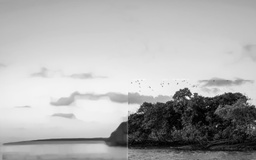
#> input picture src/processed/Suavizar_(1).jpg, 256 x 160 px, shrunk from 1024 x 641 before the run, found by its file name
$ python FiltroPassaBaixa.py
#> lines starting #> are read from the running program, lines starting #| are printed output that depends on the picture
'''
Este programa contem implementações de filtros espaciais de mediana, máximo e aguçamento via Laplaciano a fim de
processar imagens removendo pixels indesejados e melhorando a qualidade de imagens.
'''

import cv2
import numpy as np
import time
import sys
import os

'''Implementação do filtro de mediana.'''
def get_median(list):
    list = sorted(list)
    tamanhoLista = len(list)
    meio = int(tamanhoLista / 2)
    if tamanhoLista % 2 == 0:
        medianA = list[meio]
        medianB = list[meio-1]
        median = (medianA + medianB) / 2
    else:
        median = list[meio + 1]
    return median

def getFiltro(tamanhoJanela):
    filtro = np.zeros((tamanhoJanela, tamanhoJanela), int)
    return filtro

'''Determina se a imagem possui algum quadrante com uma com pixels mais escuros que outros ou se contém distancia
da média em todos os quadrantes'''
def get_quadrant_lower_intensity(img):
    width, height = img.shape[1], img.shape[0]
    metade_altura = int(height / 2)
    metade_largura = int(width / 2)
    min_pixel_primeiro_quadrante = 0
    min_pixel_segundo_quadrante = 0
    min_pixel_terceiro_quadrante = 0
    min_pixel_quarto_quadrante = 0
    min_pixel = 0
    for y in range(height):
        for x in range(width):
            atual_intensity = img[y,x]

            if(y < metade_altura and x < metade_largura):
                min_pixel_segundo_quadrante += atual_intensity

            if(y < metade_altura and x >= metade_largura):
                min_pixel_primeiro_quadrante += atual_intensity

            if(y > metade_altura and x < metade_largura):
                min_pixel_terceiro_quadrante += atual_intensity

            if(y > metade_altura and x >= metade_largura):
                min_pixel_quarto_quadrante += atual_intensity

            atual_intensity = 0
    lista = [min_pixel_segundo_quadrante, min_pixel_primeiro_quadrante, min_pixel_terceiro_quadrante, min_pixel_quarto_quadrante]
    minor = min(lista)
    media = round(min_pixel_primeiro_quadrante + min_pixel_segundo_quadrante + min_pixel_terceiro_quadrante + min_pixel_quarto_quadrante) / 4
    peso1 = round(media/min_pixel_primeiro_quadrante)
    peso2 = round(media/min_pixel_segundo_quadrante)
    peso3 = round(media/min_pixel_terceiro_quadrante)
    peso4 = round(media/min_pixel_quarto_quadrante)
    if (peso1 + peso2 + peso3 + peso4) == 4:
        return 0

    switcher = {
        min_pixel_primeiro_quadrante: 1,
        min_pixel_segundo_quadrante: 2,
        min_pixel_terceiro_quadrante: 3,
        min_pixel_quarto_quadrante: 4
    }
    return switcher.get(minor)

'''Implementa o filtro baseado na mediada.'''
def median_filter(img, tamFiltro, min_quadrant):
    filtro = getFiltro(tamFiltro)
    imgDest = np.zeros_like(img)
    filtro = getFiltro(tamFiltro)
    width, height = img.shape[1], img.shape[0]
    filter_width, filter_height = filtro.shape[0], filtro.shape[1]
    intensidades = []
    metade_altura = int(height / 2)
    metade_largura = int(width / 2)

    for y in range(height):
        for x in range(width):

            for filterY in range(int(-(filter_height / 2)), filter_height - 1):
                for filterX in range(int(-(filter_width / 2)), filter_width - 1):

                    pixel_y = y - filterY
                    pixel_x = x - filterX
                    pixel = img[filterY, filterX]

                    if (pixel_y >= 0) and (pixel_y < height) and (pixel_x >= 0) and (pixel_x < width):
                        pixel = img[pixel_y, pixel_x]

                    intensidades.append(pixel)

            mediana = get_median(intensidades)
            imgDest[y, x] = mediana

            if min_quadrant == 1:
                if(y < metade_altura and x >= metade_largura):
                    imgDest[y, x] = img[y,x]

            if min_quadrant == 2:
                if(y < metade_altura and x < metade_largura):
                    imgDest[y, x] = img[y,x]

            if min_quadrant == 3:
                if(y > metade_altura and x < metade_largura):
                    imgDest[y, x] = img[y,x]

            if min_quadrant == 4:
                if(y > metade_altura and x >= metade_largura):
                    imgDest[y, x] = img[y,x]

            intensidades = []
    return imgDest

'''Implementação do filtro de máximo. Além do filtro há uma lógica no código para determinar em quais quadrantes
o filtro deverá ser aplicado, baseado na retorno da função get_quadrant_lower_intensity'''
def max_filter(img, tamFiltro, min_quadrant):
    filtro = getFiltro(tamFiltro)
    imgDest = np.zeros_like(img)
    filtro = getFiltro(tamFiltro)
    width, height = img.shape[1], img.shape[0]
    filter_width, filter_height = filtro.shape[0], filtro.shape[1]
    max_pixel = 0
    metade_altura = int(height / 2)
    metade_largura = int(width / 2)

    for y in range(height):
        for x in range(width):

            for filterY in range(int(-(filter_height / 2)), filter_height - 1):
                for filterX in range(int(-(filter_width / 2)), filter_width - 1):

                    pixel_y = y - filterY
                    pixel_x = x - filterX
                    pixel = img[filterY, filterX]

                    #Defini a ação a ser realizada quando o pixel atual fizer parte das bordas da imagem.
                    if (pixel_y >= 0) and (pixel_y < height) and (pixel_x >= 0) and (pixel_x < width):
                        pixel = img[pixel_y, pixel_x]

                    if (pixel > max_pixel):
                        max_pixel = pixel

            imgDest[y, x] = max_pixel

            #A partir daqui, determina em qual quadrante será aplicado o filtro espacial.
            if min_quadrant == 1:
                if(y < metade_altura and x >= metade_largura):
                    imgDest[y, x] = img[y,x]


            if min_quadrant == 2:
                if(y < metade_altura and x < metade_largura):
                    imgDest[y, x] = img[y,x]

            if min_quadrant == 3:
                if(y > metade_altura and x < metade_largura):
                    imgDest[y, x] = img[y,x]

            if min_quadrant == 4:
                if(y > metade_altura and x >= metade_largura):
                    imgDest[y, x] = img[y,x]

            max_pixel = 0

    return imgDest

'''Implementação do filtro laplaciano que se baseia na segunda derivada'''
def lapaclaciano_filter(img, tamFiltro):
    filtro = getFiltro(tamFiltro)
    imgDest = np.zeros_like(img)
    filtro = getFiltro(tamFiltro)
    width, height = img.shape[1], img.shape[0]
    filter_width, filter_height = filtro.shape[0], filtro.shape[1]

    filtro[0,0] = 1
    filtro[0,1] = 1
    filtro[0,2] = 1
    filtro[1,0] = 1
    filtro[1,1] = 8
    filtro[1,2] = 1
    filtro[2,0] = 1
    filtro[2,1] = 1
    filtro[2,2] = 1

    for y in range(height):
        for x in range(width):
            sum_pixels = 0
            for filterY in range(int(-(filter_height / 2)), filter_height - 1):
                for filterX in range(int(-(filter_width / 2)), filter_width - 1):

                    pixel_y = y - filterY
                    pixel_x = x - filterX
                    pixel = img[filterY, filterX]

                    #Defini a ação a ser realizada quando o pixel atual fizer parte das bordas da imagem.
                    if (pixel_y >= 0) and (pixel_y < height) and (pixel_x >= 0) and (pixel_x < width):
                        pixel = img[pixel_y, pixel_x]

                    sum_pixels += pixel

            sum_pixels = ((sum_pixels - 9*img[y,x]) * -1) + img[y,x]
            imgDest[y, x] = sum_pixels
            sum_pixels = 0

    return imgDest

def process_image(imgName, tamFiltro):
    start_time = time.time()
    desImgName = imgName
    imgName = sys.path[0] + '\\' + imgName
    processedFolder = sys.path[0] + '\\' + 'processed'

    if not os.path.exists(processedFolder):
        os.makedirs(processedFolder)

    img = cv2.imread(imgName, cv2.IMREAD_GRAYSCALE)
    print('Using filter [{0},{0}]'.format(tamFiltro))
    print("Processing image '{0}'...".format(imgName))
    min_quadrant = get_quadrant_lower_intensity(img)
    imgDest = median_filter(img, tamFiltro, min_quadrant)
    imgDest = max_filter(imgDest, tamFiltro, min_quadrant)
    cv2.imwrite(processedFolder + "\\" + desImgName, imgDest)
    elapsed_time = time.time() - start_time
    print("Done.")
    print("Done! Elapsed Time: {0}".format(time.strftime("%H:%M:%S", time.gmtime(elapsed_time))))

    ''' Caso queira exibir a imagem na tela
    cv2.imshow(imgName, imgDest)
    cv2.waitKey(0)
    cv2.destroyAllWindows()
    '''

def process_image_laplace(imgName, tamFiltro):
    start_time = time.time()
    desImgName = imgName
    imgName = sys.path[0] + '\\' + imgName
    processedFolder = sys.path[0] + '\\' + 'processed'

    if not os.path.exists(processedFolder):
        os.makedirs(processedFolder)

    img = cv2.imread(imgName, cv2.IMREAD_GRAYSCALE)
    print('Using filter [{0},{0}]'.format(tamFiltro))
    print("Processing image '{0}'...".format(imgName))
    min_quadrant = get_quadrant_lower_intensity(img)
    imgDest = lapaclaciano_filter(img, tamFiltro)
    cv2.imwrite(processedFolder + "\\" + desImgName, imgDest)
    elapsed_time = time.time() - start_time
    print("Done.")
    print("Done! Elapsed Time: {0}".format(time.strftime("%H:%M:%S", time.gmtime(elapsed_time))))

    ''' Caso queira exibir a imagem na tela
    cv2.imshow(imgName, imgDest)
    cv2.waitKey(0)
    cv2.destroyAllWindows()
    '''

'''Programa Principal'''
process_image("Suavizar_(1).jpg", 11)
#> in process_image, img is the input picture: shape (160, 256); min 0, max 255, mean 175.5
#> after the loop in get_quadrant_lower_intensity, `for y in range(height):`: min_pixel_primeiro_quadrante = 2097079; min_pixel_quarto_quadrante = 892018; min_pixel_segundo_quadrante = 2099397; min_pixel_terceiro_quadrante = 2042178
#> in get_quadrant_lower_intensity, `lista = [min_pixel_segundo_quadrante, min_pixel_primeiro_quadrante, mi..`: lista = [2099397, 2097079, 2042178, 892018]
#> in get_quadrant_lower_intensity, `minor = min(lista)`: minor = 892018
#> in get_quadrant_lower_intensity, `media = round(min_pixel_primeiro_quadrante + min_pixel_segundo_quadran..`: media = 1782668
#> in get_quadrant_lower_intensity, `peso1 = round(media/min_pixel_primeiro_quadrante)`: peso1 = 1
#> in get_quadrant_lower_intensity, `peso4 = round(media/min_pixel_quarto_quadrante)`: peso4 = 2
#> in get_quadrant_lower_intensity, `switcher = { min_pixel_primeiro_quadrante: 1, min_pixel_segundo_quadra..`: switcher = {2097079: 1, 2099397: 2, 2042178: 3, 892018: 4}
#> in process_image, `min_quadrant = get_quadrant_lower_intensity(img)`: min_quadrant = 4
#> after the loop in max_filter, `for y in range(height):`:
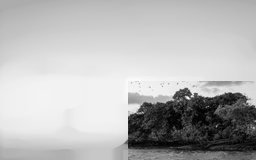
#> imgDest: shape (160, 256); min 0, max 255, mean 183.3
process_image("Suavizar_(2).jpg", 11)
#> call 2 of process_image, with imgName = 'Suavizar_(2).jpg', tamFiltro = 11
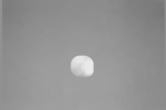
#> input picture src/processed/Suavizar_(2).jpg, 166 x 110 px, shrunk from 663 x 442 before the run, found by its file name
#> in process_image, img is the input picture: shape (110, 166); min 116, max 238, mean 147.1
#> call 2 of max_filter, with tamFiltro = 11, min_quadrant = 0
#> after the loop in max_filter (call 2), `for y in range(height):`:
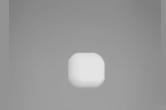
#> imgDest: shape (110, 166); min 125, max 228, mean 152.2
process_image_laplace('Agucar_(1).jpg', 3)
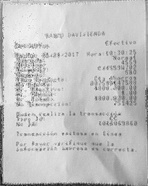
#> input picture src/processed/Agucar_(1).jpg, 148 x 186 px, shrunk from 594 x 744 before the run, found by its file name
#> in process_image_laplace, img is the input picture: shape (186, 148); min 20, max 253, mean 195.5
#> after the loop in lapaclaciano_filter, `for y in range(height):`:
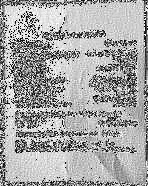
#> imgDest: shape (186, 148); min 0, max 255, mean 166.4
process_image_laplace('Agucar_(2).jpg', 3)
#> call 2 of process_image_laplace, with imgName = 'Agucar_(2).jpg', tamFiltro = 3
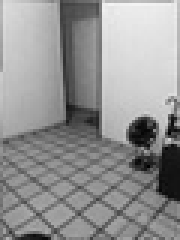
#> input picture src/processed/Agucar_(2).jpg, 60 x 80 px, shrunk from 240 x 320 before the run, found by its file name (shown 3 times larger)
#> in process_image_laplace, img is the input picture: shape (80, 60); min 0, max 243, mean 147.8
#> call 2 of lapaclaciano_filter, with tamFiltro = 3
#> after the loop in lapaclaciano_filter (call 2), `for y in range(height):`:
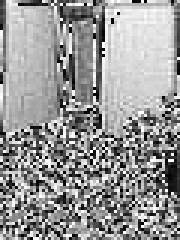
#> imgDest: shape (80, 60) (shown 3 times larger); min 0, max 255, mean 151.1
